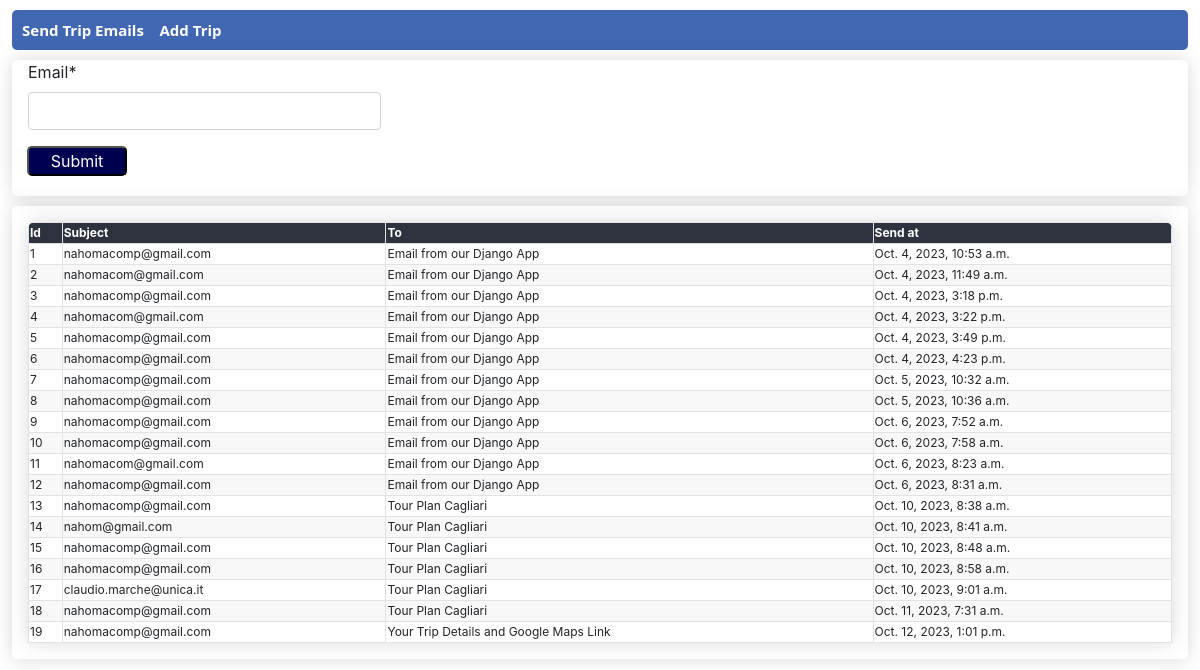
Page /sendemail on the committed database.
### sendemail/models.py (models this page shows, shortened)
class Emails(models.Model):
    subject = models.CharField(max_length=500)
    message = models.TextField(max_length=500)
    email = models.EmailField()
    created_at = models.DateTimeField(auto_now_add=True, blank=True, null=True)
    edited_at = models.DateTimeField(auto_now=True)

### sendemail/views.py (the view, shortened to what this page needs)
# urls.py: path("", BasicEmailView.as_view(), name='my_form_view'),
class BasicEmailView(FormView, ListView):
    template_name = "sendemail/home.html"
    context_object_name = 'mydata'
    model = Emails
    form_class = EmailForm
    success_url = "/"

### sendemail/forms.py
class EmailForm(ModelForm):
    email = forms.EmailField(label="Email", required=True)
    class Meta:
        model = Emails
        exclude = ['created_at', 'edited_at', 'message', 'subject']

### sendemail/templates/sendemail/home.html (shortened to what this page needs)
{% extends 'sendemail/base.html' %}
{% load crispy_forms_tags %}
{% block content %}
<div class="pageholder">
    <div class="titleholder">
        <div class="title">Send Trip Emails    &nbsp;&nbsp;
<a href="{% url 'trip_form' %}" style="color: #ffffff;"> Add Trip </a>
</div>
    </div>
    <form method="post" action="{% url 'my_form_view' %}">
        <div class="linkholder">
            <div class="form1 ml-3"> {{form.email|as_crispy_field}}  </div>
            <button class="ourbutton"type="submit"> Submit</button>
        </div>
    </form>
    <div class="linkholder">
        <table id="ourtable3" class="myTable m-3">
            <thead>
                <tr>
                    <th>Id</th>
                    <th>Subject</th>
                    <th>To</th>
                    <th>Send at</th>
                </tr>
            </thead>
            <tbody>
                {% for a in mydata %}
                 <tr>
                    <td> {{a.id}} </td>
                    <td> {{a.email}} </td>
                    <td> {{a.subject}} </td>
                    <td> {{a.created_at}} </td>
                 </tr>
                {% endfor%}
            </tbody>
        </table>
     </div>
</div>
</body>
{% endblock %}

### sendemail/static/sendemail/main.css (style rules this page uses)
.myTable { font-size: 12px; min-width: 400px; overflow: hidden; border-radius: 7px 7px 0 0; box-shadow: 0 0 20px rgba(0, 0, 0, .15); }
.myTable th { background-color: #2D323E; color: white; font-weight: bold; }
.myTable td, .myTable th { border: 0.01em solid #e3e2e2; }
.myTable tr:nth-child(even) { background-color: #f9f8f8; }
.pageholder, form { display: flex; flex-direction: column; justify-content: center; align-items: center; width: 100%; }
.titleholder, .linkholder { display: flex; margin-top: 10px; width: 98%; border-radius: 5px; }
.ourbutton { margin-right: 10px; height: 30px; width: 100px; margin-left: 15px; margin-bottom: 20px; border-radius: 5px; background-color: rgb(0, 0, 80); color: white }
.form1 { width: 30%; }
form { width:100%; }
.titleholder { display: 'flex'; justify-content:'space-between'; background-color: #4267B2; align-items: center; height: 40px; }
.linkholder { box-shadow: 0 0 20px rgba(0, 0, 0, .15); flex-direction: column; }
.title { color: white; margin-left: 10px; font-weight: bold; font-size: 15px; font-family: 'Segoe UI', Tahoma, Geneva, Verdana, sans-serif; }

### rows in the picture
Emails: id "1", email "nahomacomp@gmail.com", subject "Email from our Django App", created_at "Oct. 4, 2023, 10:53 a.m."
Emails: id "2", email "nahomacom@gmail.com", subject "Email from our Django App", created_at "Oct. 4, 2023, 11:49 a.m."
Emails: id "3", email "nahomacomp@gmail.com", subject "Email from our Django App", created_at "Oct. 4, 2023, 3:18 p.m."
Emails: id "4", email "nahomacom@gmail.com", subject "Email from our Django App", created_at "Oct. 4, 2023, 3:22 p.m."
Emails: id "5", email "nahomacomp@gmail.com", subject "Email from our Django App", created_at "Oct. 4, 2023, 3:49 p.m."
Emails: id "6", email "nahomacomp@gmail.com", subject "Email from our Django App", created_at "Oct. 4, 2023, 4:23 p.m."
Emails: id "7", email "nahomacomp@gmail.com", subject "Email from our Django App", created_at "Oct. 5, 2023, 10:32 a.m."
Emails: id "8", email "nahomacomp@gmail.com", subject "Email from our Django App", created_at "Oct. 5, 2023, 10:36 a.m."
Emails: id "9", email "nahomacomp@gmail.com", subject "Email from our Django App", created_at "Oct. 6, 2023, 7:52 a.m."
Emails: id "10", email "nahomacomp@gmail.com", subject "Email from our Django App", created_at "Oct. 6, 2023, 7:58 a.m."
Emails: id "11", email "nahomacom@gmail.com", subject "Email from our Django App", created_at "Oct. 6, 2023, 8:23 a.m."
Emails: id "12", email "nahomacomp@gmail.com", subject "Email from our Django App", created_at "Oct. 6, 2023, 8:31 a.m."
Emails: id "13", email "nahomacomp@gmail.com", subject "Tour Plan Cagliari", created_at "Oct. 10, 2023, 8:38 a.m."
Emails: id "14", email "nahom@gmail.com", subject "Tour Plan Cagliari", created_at "Oct. 10, 2023, 8:41 a.m."
Emails: id "15", email "nahomacomp@gmail.com", subject "Tour Plan Cagliari", created_at "Oct. 10, 2023, 8:48 a.m."
Emails: id "16", email "nahomacomp@gmail.com", subject "Tour Plan Cagliari", created_at "Oct. 10, 2023, 8:58 a.m."
Emails: id "17", email "claudio.marche@unica.it", subject "Tour Plan Cagliari", created_at "Oct. 10, 2023, 9:01 a.m."
Emails: id "18", email "nahomacomp@gmail.com", subject "Tour Plan Cagliari", created_at "Oct. 11, 2023, 7:31 a.m."
Emails: id "19", email "nahomacomp@gmail.com", subject "Your Trip Details and Google Maps Link", created_at "Oct. 12, 2023, 1:01 p.m."
